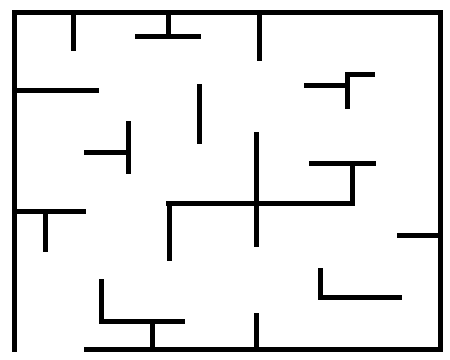
#> input picture map.bmp, 450 x 360 px
$ python mapping.py
#> lines starting #> are read from the running program, lines starting #| are printed output that depends on the picture; after the words box and inside, x2 and y2 are one past the last pixel; in counts of white or black regions, pixels touching at a corner belong together
### Ponto.py
class Ponto:
    def __init__(self,cores, y, x):
        self.cor = cores[0]
        self.y = y
        self.x = x

def notInRetangule(ponto, retangulos):
    for retang in retangulos:
        if(ponto.x >= retang[0].x and ponto.x <= retang[1].x and ponto.y <= retang[0].y and ponto.y >= retang[1].y):
            return False

    return True

### mapping.py
from Ponto import Ponto, notInRetangule
import cv2 as cv
import cv2
import numpy as np
import matplotlib.pyplot as plt
from PIL import Image, ImageDraw

mapa_aux = cv.imread("map.bmp", 0)  # Imagem em escala de cinza
#> mapa_aux: shape (360, 450); 91.2% white; 6 black regions, box (x1, y1, x2, y2) and area: (12, 10, 443, 352) 10195, (166, 132, 376, 261) 2280, (318, 268, 402, 300) 555, (304, 72, 375, 109) 515, (84, 121, 131, 174) 475, (197, 84, 202, 144) 300
# Binarizing map, first we force 255 to any value higher than 0
ret, mapa_aux = cv.threshold(mapa_aux, 0, 255, cv.THRESH_BINARY_INV)
mapaBinario = mapa_aux  # // 255 # Then we divine by 255, so we have 0s and 1s


# [9 lines of commented-out code are left out]

resolucao = 5  #5 ou 1

# cria uma nova matriz de zeros do tamanho da nova escala
size = int(mapaBinario.shape[0]/resolucao), int(mapaBinario.shape[1]/resolucao)
#> size = (72, 90)
mapaCells = np.zeros(size, dtype=np.uint8)


# preenche essa nova matriz de zeros redimensionada
for (i, m) in zip(range(mapaCells.shape[0]), range(0, mapaBinario.shape[0]+1, 5)):     #shape[0] +1, 5
    for (j, n) in zip(range(mapaCells.shape[1]), range(0, mapaBinario.shape[1]+1, 5)): #shape[1] +1, 5
        mapaCells[i, j] = mapaBinario[m, n]
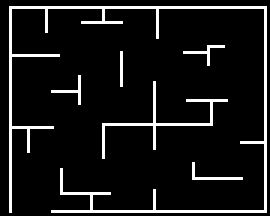
#> mapaCells: shape (72, 90) (shown 3 times larger); 8.9% white in thin lines or dots

# #cria a dilatação das bordas, no caso engorda
kernel = np.ones((4, 4), np.uint8)
# print(kernel)
img_dilation = cv2.dilate(mapaCells, kernel, iterations=1)  #5 ou 1
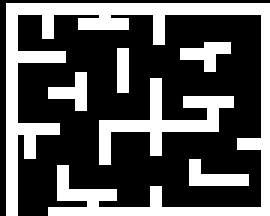
#> img_dilation: shape (72, 90) (shown 3 times larger); 34.4% white; 6 white regions, box (x1, y1, x2, y2) and area: (2, 1, 90, 72) 1510, (33, 26, 78, 55) 376, (63, 53, 83, 62) 100, (60, 14, 77, 24) 92, (16, 24, 29, 37) 88, (39, 16, 43, 31) 60

# [8 lines of commented-out code are left out]

imgplot = plt.imshow(img_dilation)

cv.imwrite('grid.png', img_dilation)

im = cv.imread("grid.png")  # {0: 4254, 255: 2226}
altura = len(im)
#> altura = 72
largura = len(im[0])
#> largura = 90

retangulos = []

for i in reversed(range(altura)): #k
	for j in range(largura):        #l
		bottomLeft = Ponto(im[i][j], i, j)

		if bottomLeft.cor == 255 and notInRetangule(bottomLeft, retangulos):
			l = j
			while(l+1 < largura and im[i][l+1][0] == 255):
				l = l + 1

			k = i
			while(k >= 0 and im[k-1][j][0] == 255 and im[k-1][l][0] == 255):
				k = k - 1

			topRight = Ponto(im[k][l], k, l)
			retangulos.append([bottomLeft, topRight])

			#cv.line(im, (j, i), (l, k), (0, 255, 0), 1)
			#cv.rectangle(im, (j,k), (l,i), (0, 255, 0), 1)

cv.imwrite('gridDraw.png', im)
cv2.waitKey(0)
cv2.destroyAllWindows()

#ponto inicial: (10, 9) ou (50, 45)
#ponto final:   (80, 63)  ou (400, 315)

arq = open('environment2.txt', 'w')
arq.write('10,9;80,63\n')

for bottonleft, topright in retangulos:
	arq.write(str(bottonleft.x)+','+str(altura - bottonleft.y)+';'+str(topright.x)+','+str(altura - topright.y)+'\n')
#> this loop made 29 passes
arq.write('-1')

arq.close()

$ run again, with grid.bmp copied over map.bmp
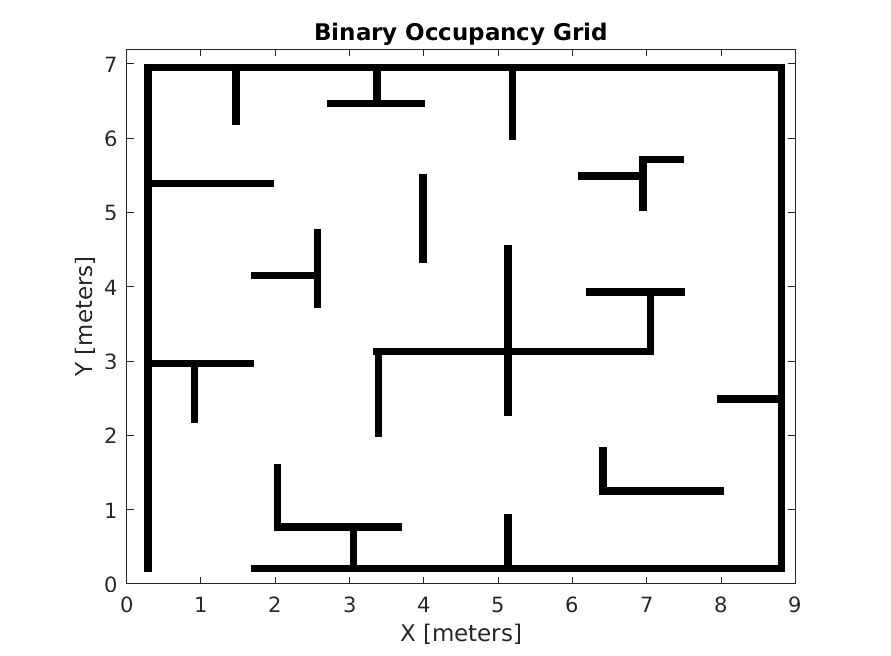
#> input picture grid.bmp, 891 x 656 px
#> mapa_aux is the input picture: shape (656, 891); min 0, max 255, mean 238.7
#> `ret, mapa_aux = cv.threshold(mapa_aux, 0, 255, cv.THRESH_BINARY_INV)`:
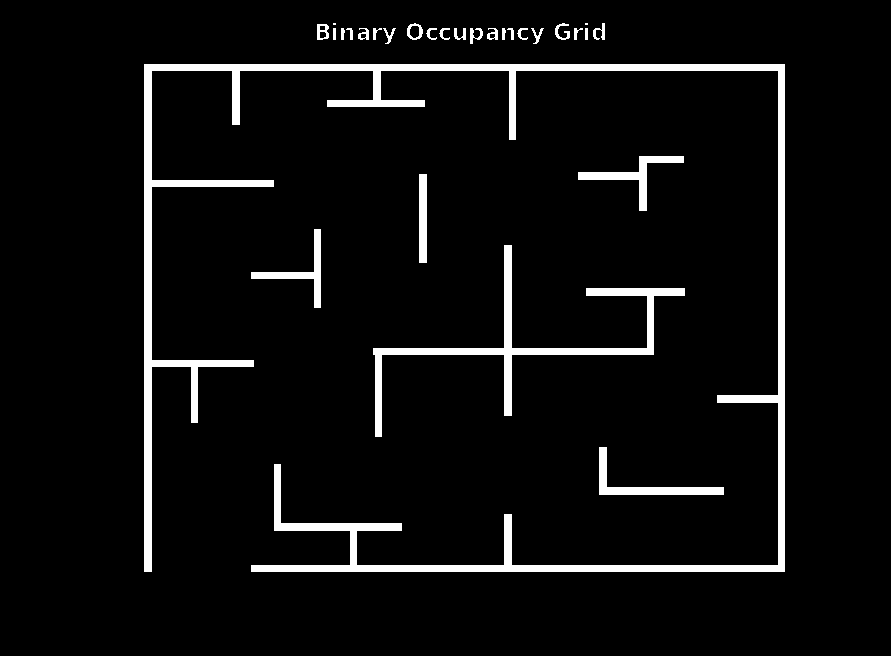
#> mapa_aux: shape (656, 891); 5.6% white; 29 white regions (2 under 20 px), largest, box (x1, y1, x2, y2) and area: (144, 64, 785, 572) 22055, (373, 245, 685, 437) 5009, (599, 447, 724, 495) 1320
#> `img_dilation = cv2.dilate(mapaCells, kernel, iterations=1)`:
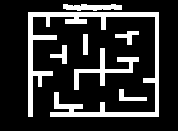
#> img_dilation: shape (131, 178); 18.8% white; 7 white regions, largest, box (x1, y1, x2, y2) and area: (28, 12, 159, 117) 2899, (74, 48, 139, 90) 629, (63, 4, 122, 11) 310
#> altura = 131
#> largura = 178
#> the loop `for i in reversed(range(altura)):` made 131 passes
#> the loop `for bottonleft, topright in retangulos:` made 38 passes
